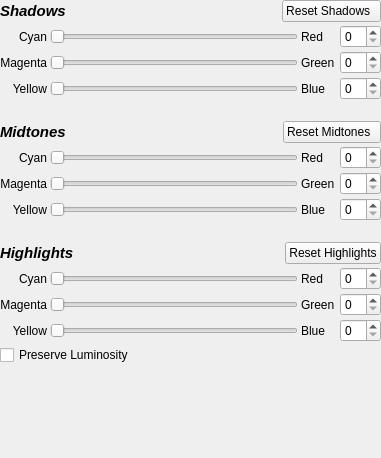
<?xml version="1.0" encoding="utf-8"?>
<ui version="4.0">
 <author>
    SPDX-FileCopyrightText: none
    SPDX-License-Identifier: GPL-3.0-or-later
  </author>
 <class>Form</class>
 <widget class="QWidget" name="Form">
  <property name="geometry">
   <rect>
    <x>0</x>
    <y>0</y>
    <width>381</width>
    <height>458</height>
   </rect>
  </property>
  <layout class="QVBoxLayout" name="verticalLayout">
   <property name="spacing">
    <number>3</number>
   </property>
   <property name="leftMargin">
    <number>0</number>
   </property>
   <property name="topMargin">
    <number>0</number>
   </property>
   <property name="rightMargin">
    <number>0</number>
   </property>
   <property name="bottomMargin">
    <number>0</number>
   </property>
   <item>
    <layout class="QHBoxLayout" name="horizontalLayout">
     <property name="topMargin">
      <number>0</number>
     </property>
     <item>
      <widget class="QLabel" name="label">
       <property name="sizePolicy">
        <sizepolicy hsizetype="Preferred" vsizetype="Preferred">
         <horstretch>0</horstretch>
         <verstretch>0</verstretch>
        </sizepolicy>
       </property>
       <property name="font">
        <font>
         <pointsize>11</pointsize>
         <weight>75</weight>
         <italic>true</italic>
         <bold>true</bold>
        </font>
       </property>
       <property name="text">
        <string>Shadows</string>
       </property>
      </widget>
     </item>
     <item>
      <spacer name="horizontalSpacer">
       <property name="orientation">
        <enum>Qt::Horizontal</enum>
       </property>
       <property name="sizeHint" stdset="0">
        <size>
         <width>40</width>
         <height>1</height>
        </size>
       </property>
      </spacer>
     </item>
     <item>
      <widget class="QPushButton" name="pushResetShadows">
       <property name="text">
        <string>Reset Shadows  </string>
       </property>
      </widget>
     </item>
    </layout>
   </item>
   <item>
    <layout class="QGridLayout" name="gridLayout">
     <property name="verticalSpacing">
      <number>3</number>
     </property>
     <item column="2" row="0">
      <widget class="QLabel" name="label_6">
       <property name="text">
        <string>Red    </string>
       </property>
      </widget>
     </item>
     <item column="0" row="1">
      <widget class="QLabel" name="label_4">
       <property name="text">
        <string>Magenta</string>
       </property>
       <property name="alignment">
        <set>Qt::AlignRight|Qt::AlignTrailing|Qt::AlignVCenter</set>
       </property>
      </widget>
     </item>
     <item column="1" row="2">
      <widget class="QSlider" name="yellowBlueShadowsSlider">
       <property name="orientation">
        <enum>Qt::Horizontal</enum>
       </property>
      </widget>
     </item>
     <item column="2" row="1">
      <widget class="QLabel" name="label_7">
       <property name="text">
        <string>Green</string>
       </property>
      </widget>
     </item>
     <item column="3" row="1">
      <widget class="KisIntParseSpinBox" name="magentaGreenShadowsSpinbox"/>
     </item>
     <item column="0" row="2">
      <widget class="QLabel" name="label_9">
       <property name="text">
        <string>Yellow</string>
       </property>
       <property name="alignment">
        <set>Qt::AlignRight|Qt::AlignTrailing|Qt::AlignVCenter</set>
       </property>
      </widget>
     </item>
     <item column="2" row="2">
      <widget class="QLabel" name="label_8">
       <property name="text">
        <string>Blue  </string>
       </property>
      </widget>
     </item>
     <item column="1" row="1">
      <widget class="QSlider" name="magentaGreenShadowsSlider">
       <property name="orientation">
        <enum>Qt::Horizontal</enum>
       </property>
      </widget>
     </item>
     <item column="0" row="0">
      <widget class="QLabel" name="label_5">
       <property name="text">
        <string>Cyan</string>
       </property>
       <property name="alignment">
        <set>Qt::AlignRight|Qt::AlignTrailing|Qt::AlignVCenter</set>
       </property>
      </widget>
     </item>
     <item column="1" row="0">
      <widget class="QSlider" name="cyanRedShadowsSlider">
       <property name="orientation">
        <enum>Qt::Horizontal</enum>
       </property>
      </widget>
     </item>
     <item column="3" row="2">
      <widget class="KisIntParseSpinBox" name="yellowBlueShadowsSpinbox"/>
     </item>
     <item column="3" row="0">
      <widget class="KisIntParseSpinBox" name="cyanRedShadowsSpinbox"/>
     </item>
    </layout>
   </item>
   <item>
    <layout class="QHBoxLayout" name="horizontalLayout_2">
     <property name="topMargin">
      <number>18</number>
     </property>
     <item>
      <widget class="QLabel" name="label_2">
       <property name="font">
        <font>
         <pointsize>11</pointsize>
         <weight>75</weight>
         <italic>true</italic>
         <bold>true</bold>
        </font>
       </property>
       <property name="text">
        <string>Midtones</string>
       </property>
      </widget>
     </item>
     <item>
      <spacer name="horizontalSpacer_2">
       <property name="orientation">
        <enum>Qt::Horizontal</enum>
       </property>
       <property name="sizeHint" stdset="0">
        <size>
         <width>40</width>
         <height>20</height>
        </size>
       </property>
      </spacer>
     </item>
     <item>
      <widget class="QPushButton" name="pushResetMidtones">
       <property name="text">
        <string>Reset Midtones  </string>
       </property>
      </widget>
     </item>
    </layout>
   </item>
   <item>
    <layout class="QGridLayout" name="gridLayout_2">
     <property name="verticalSpacing">
      <number>3</number>
     </property>
     <item column="3" row="0">
      <widget class="KisIntParseSpinBox" name="cyanRedMidtonesSpinbox"/>
     </item>
     <item column="3" row="2">
      <widget class="KisIntParseSpinBox" name="yellowBlueMidtonesSpinbox"/>
     </item>
     <item column="3" row="1">
      <widget class="KisIntParseSpinBox" name="magentaGreenMidtonesSpinbox"/>
     </item>
     <item column="1" row="0">
      <widget class="QSlider" name="cyanRedMidtonesSlider">
       <property name="orientation">
        <enum>Qt::Horizontal</enum>
       </property>
      </widget>
     </item>
     <item column="2" row="1">
      <widget class="QLabel" name="label_20">
       <property name="text">
        <string>Green</string>
       </property>
      </widget>
     </item>
     <item column="1" row="2">
      <widget class="QSlider" name="yellowBlueMidtonesSlider">
       <property name="orientation">
        <enum>Qt::Horizontal</enum>
       </property>
      </widget>
     </item>
     <item column="0" row="0">
      <widget class="QLabel" name="label_17">
       <property name="text">
        <string>Cyan</string>
       </property>
       <property name="alignment">
        <set>Qt::AlignRight|Qt::AlignTrailing|Qt::AlignVCenter</set>
       </property>
      </widget>
     </item>
     <item column="1" row="1">
      <widget class="QSlider" name="magentaGreenMidtonesSlider">
       <property name="orientation">
        <enum>Qt::Horizontal</enum>
       </property>
      </widget>
     </item>
     <item column="2" row="0">
      <widget class="QLabel" name="label_18">
       <property name="text">
        <string>Red    </string>
       </property>
      </widget>
     </item>
     <item column="0" row="1">
      <widget class="QLabel" name="label_19">
       <property name="text">
        <string>Magenta</string>
       </property>
       <property name="alignment">
        <set>Qt::AlignRight|Qt::AlignTrailing|Qt::AlignVCenter</set>
       </property>
      </widget>
     </item>
     <item column="0" row="2">
      <widget class="QLabel" name="label_21">
       <property name="text">
        <string>Yellow</string>
       </property>
       <property name="alignment">
        <set>Qt::AlignRight|Qt::AlignTrailing|Qt::AlignVCenter</set>
       </property>
      </widget>
     </item>
     <item column="2" row="2">
      <widget class="QLabel" name="label_22">
       <property name="text">
        <string>Blue  </string>
       </property>
      </widget>
     </item>
    </layout>
   </item>
   <item>
    <layout class="QHBoxLayout" name="horizontalLayout_3">
     <property name="topMargin">
      <number>18</number>
     </property>
     <item>
      <widget class="QLabel" name="label_16">
       <property name="font">
        <font>
         <pointsize>11</pointsize>
         <weight>75</weight>
         <italic>true</italic>
         <bold>true</bold>
        </font>
       </property>
       <property name="text">
        <string>Highlights</string>
       </property>
      </widget>
     </item>
     <item>
      <spacer name="horizontalSpacer_3">
       <property name="orientation">
        <enum>Qt::Horizontal</enum>
       </property>
       <property name="sizeHint" stdset="0">
        <size>
         <width>40</width>
         <height>20</height>
        </size>
       </property>
      </spacer>
     </item>
     <item>
      <widget class="QPushButton" name="pushResetHighlights">
       <property name="text">
        <string>Reset Highlights</string>
       </property>
      </widget>
     </item>
    </layout>
   </item>
   <item>
    <layout class="QGridLayout" name="gridLayout_3">
     <property name="topMargin">
      <number>0</number>
     </property>
     <property name="verticalSpacing">
      <number>3</number>
     </property>
     <item column="2" row="2">
      <widget class="QLabel" name="label_15">
       <property name="text">
        <string>Blue</string>
       </property>
      </widget>
     </item>
     <item column="3" row="0">
      <widget class="KisIntParseSpinBox" name="cyanRedHighlightsSpinbox"/>
     </item>
     <item colspan="2" column="0" row="3">
      <widget class="QCheckBox" name="chkPreserveLuminosity">
       <property name="text">
        <string>Preserve Luminosity</string>
       </property>
      </widget>
     </item>
     <item column="3" row="1">
      <widget class="KisIntParseSpinBox" name="magentaGreenHighlightsSpinbox"/>
     </item>
     <item column="0" row="0">
      <widget class="QLabel" name="label_10">
       <property name="text">
        <string>Cyan</string>
       </property>
       <property name="alignment">
        <set>Qt::AlignRight|Qt::AlignTrailing|Qt::AlignVCenter</set>
       </property>
      </widget>
     </item>
     <item column="0" row="2">
      <widget class="QLabel" name="label_14">
       <property name="text">
        <string>Yellow</string>
       </property>
       <property name="alignment">
        <set>Qt::AlignRight|Qt::AlignTrailing|Qt::AlignVCenter</set>
       </property>
      </widget>
     </item>
     <item column="1" row="1">
      <widget class="QSlider" name="magentaGreenHighlightsSlider">
       <property name="orientation">
        <enum>Qt::Horizontal</enum>
       </property>
      </widget>
     </item>
     <item column="2" row="0">
      <widget class="QLabel" name="label_11">
       <property name="text">
        <string>Red    </string>
       </property>
      </widget>
     </item>
     <item column="2" row="1">
      <widget class="QLabel" name="label_13">
       <property name="text">
        <string>Green</string>
       </property>
      </widget>
     </item>
     <item column="3" row="2">
      <widget class="KisIntParseSpinBox" name="yellowBlueHighlightsSpinbox"/>
     </item>
     <item column="1" row="0">
      <widget class="QSlider" name="cyanRedHighlightsSlider">
       <property name="orientation">
        <enum>Qt::Horizontal</enum>
       </property>
      </widget>
     </item>
     <item column="1" row="2">
      <widget class="QSlider" name="yellowBlueHighlightsSlider">
       <property name="orientation">
        <enum>Qt::Horizontal</enum>
       </property>
      </widget>
     </item>
     <item column="0" row="1">
      <widget class="QLabel" name="label_12">
       <property name="text">
        <string>Magenta</string>
       </property>
       <property name="alignment">
        <set>Qt::AlignRight|Qt::AlignTrailing|Qt::AlignVCenter</set>
       </property>
      </widget>
     </item>
    </layout>
   </item>
   <item>
    <spacer name="verticalSpacer">
     <property name="orientation">
      <enum>Qt::Vertical</enum>
     </property>
     <property name="sizeHint" stdset="0">
      <size>
       <width>20</width>
       <height>0</height>
      </size>
     </property>
    </spacer>
   </item>
  </layout>
 </widget>
 <customwidgets>
  <customwidget>
   <class>KisIntParseSpinBox</class>
   <extends>QSpinBox</extends>
   <header>kis_int_parse_spin_box.h</header>
  </customwidget>
 </customwidgets>
 <tabstops>
  <tabstop>cyanRedShadowsSpinbox</tabstop>
  <tabstop>magentaGreenShadowsSpinbox</tabstop>
  <tabstop>yellowBlueShadowsSpinbox</tabstop>
  <tabstop>cyanRedMidtonesSpinbox</tabstop>
  <tabstop>magentaGreenMidtonesSpinbox</tabstop>
  <tabstop>yellowBlueMidtonesSpinbox</tabstop>
  <tabstop>cyanRedHighlightsSpinbox</tabstop>
  <tabstop>magentaGreenHighlightsSpinbox</tabstop>
  <tabstop>yellowBlueHighlightsSpinbox</tabstop>
  <tabstop>chkPreserveLuminosity</tabstop>
  <tabstop>cyanRedShadowsSlider</tabstop>
  <tabstop>magentaGreenShadowsSlider</tabstop>
  <tabstop>yellowBlueShadowsSlider</tabstop>
  <tabstop>cyanRedMidtonesSlider</tabstop>
  <tabstop>magentaGreenMidtonesSlider</tabstop>
  <tabstop>yellowBlueMidtonesSlider</tabstop>
  <tabstop>cyanRedHighlightsSlider</tabstop>
  <tabstop>magentaGreenHighlightsSlider</tabstop>
  <tabstop>yellowBlueHighlightsSlider</tabstop>
  <tabstop>pushResetShadows</tabstop>
  <tabstop>pushResetMidtones</tabstop>
  <tabstop>pushResetHighlights</tabstop>
 </tabstops>
 <resources/>
 <connections>
  <connection>
   <sender>cyanRedShadowsSlider</sender>
   <signal>valueChanged(int)</signal>
   <receiver>cyanRedShadowsSpinbox</receiver>
   <slot>setValue(int)</slot>
   <hints>
    <hint type="sourcelabel">
     <x>173</x>
     <y>47</y>
    </hint>
    <hint type="destinationlabel">
     <x>351</x>
     <y>39</y>
    </hint>
   </hints>
  </connection>
  <connection>
   <sender>magentaGreenShadowsSlider</sender>
   <signal>valueChanged(int)</signal>
   <receiver>magentaGreenShadowsSpinbox</receiver>
   <slot>setValue(int)</slot>
   <hints>
    <hint type="sourcelabel">
     <x>173</x>
     <y>76</y>
    </hint>
    <hint type="destinationlabel">
     <x>351</x>
     <y>68</y>
    </hint>
   </hints>
  </connection>
  <connection>
   <sender>yellowBlueShadowsSlider</sender>
   <signal>valueChanged(int)</signal>
   <receiver>yellowBlueShadowsSpinbox</receiver>
   <slot>setValue(int)</slot>
   <hints>
    <hint type="sourcelabel">
     <x>175</x>
     <y>105</y>
    </hint>
    <hint type="destinationlabel">
     <x>351</x>
     <y>97</y>
    </hint>
   </hints>
  </connection>
  <connection>
   <sender>cyanRedMidtonesSlider</sender>
   <signal>valueChanged(int)</signal>
   <receiver>cyanRedMidtonesSpinbox</receiver>
   <slot>setValue(int)</slot>
   <hints>
    <hint type="sourcelabel">
     <x>173</x>
     <y>185</y>
    </hint>
    <hint type="destinationlabel">
     <x>351</x>
     <y>185</y>
    </hint>
   </hints>
  </connection>
  <connection>
   <sender>magentaGreenMidtonesSlider</sender>
   <signal>valueChanged(int)</signal>
   <receiver>magentaGreenMidtonesSpinbox</receiver>
   <slot>setValue(int)</slot>
   <hints>
    <hint type="sourcelabel">
     <x>173</x>
     <y>214</y>
    </hint>
    <hint type="destinationlabel">
     <x>351</x>
     <y>214</y>
    </hint>
   </hints>
  </connection>
  <connection>
   <sender>yellowBlueMidtonesSlider</sender>
   <signal>valueChanged(int)</signal>
   <receiver>yellowBlueMidtonesSpinbox</receiver>
   <slot>setValue(int)</slot>
   <hints>
    <hint type="sourcelabel">
     <x>175</x>
     <y>243</y>
    </hint>
    <hint type="destinationlabel">
     <x>351</x>
     <y>243</y>
    </hint>
   </hints>
  </connection>
  <connection>
   <sender>cyanRedHighlightsSlider</sender>
   <signal>valueChanged(int)</signal>
   <receiver>cyanRedHighlightsSpinbox</receiver>
   <slot>setValue(int)</slot>
   <hints>
    <hint type="sourcelabel">
     <x>173</x>
     <y>323</y>
    </hint>
    <hint type="destinationlabel">
     <x>351</x>
     <y>323</y>
    </hint>
   </hints>
  </connection>
  <connection>
   <sender>magentaGreenHighlightsSlider</sender>
   <signal>valueChanged(int)</signal>
   <receiver>magentaGreenHighlightsSpinbox</receiver>
   <slot>setValue(int)</slot>
   <hints>
    <hint type="sourcelabel">
     <x>173</x>
     <y>352</y>
    </hint>
    <hint type="destinationlabel">
     <x>351</x>
     <y>352</y>
    </hint>
   </hints>
  </connection>
  <connection>
   <sender>yellowBlueHighlightsSlider</sender>
   <signal>valueChanged(int)</signal>
   <receiver>yellowBlueHighlightsSpinbox</receiver>
   <slot>setValue(int)</slot>
   <hints>
    <hint type="sourcelabel">
     <x>175</x>
     <y>381</y>
    </hint>
    <hint type="destinationlabel">
     <x>351</x>
     <y>381</y>
    </hint>
   </hints>
  </connection>
  <connection>
   <sender>cyanRedMidtonesSpinbox</sender>
   <signal>valueChanged(int)</signal>
   <receiver>cyanRedMidtonesSlider</receiver>
   <slot>setValue(int)</slot>
   <hints>
    <hint type="sourcelabel">
     <x>351</x>
     <y>185</y>
    </hint>
    <hint type="destinationlabel">
     <x>173</x>
     <y>185</y>
    </hint>
   </hints>
  </connection>
  <connection>
   <sender>magentaGreenMidtonesSpinbox</sender>
   <signal>valueChanged(int)</signal>
   <receiver>magentaGreenMidtonesSlider</receiver>
   <slot>setValue(int)</slot>
   <hints>
    <hint type="sourcelabel">
     <x>351</x>
     <y>214</y>
    </hint>
    <hint type="destinationlabel">
     <x>173</x>
     <y>214</y>
    </hint>
   </hints>
  </connection>
  <connection>
   <sender>yellowBlueMidtonesSpinbox</sender>
   <signal>valueChanged(int)</signal>
   <receiver>yellowBlueMidtonesSlider</receiver>
   <slot>setValue(int)</slot>
   <hints>
    <hint type="sourcelabel">
     <x>351</x>
     <y>243</y>
    </hint>
    <hint type="destinationlabel">
     <x>175</x>
     <y>243</y>
    </hint>
   </hints>
  </connection>
  <connection>
   <sender>yellowBlueShadowsSpinbox</sender>
   <signal>valueChanged(int)</signal>
   <receiver>yellowBlueShadowsSlider</receiver>
   <slot>setValue(int)</slot>
   <hints>
    <hint type="sourcelabel">
     <x>351</x>
     <y>97</y>
    </hint>
    <hint type="destinationlabel">
     <x>175</x>
     <y>103</y>
    </hint>
   </hints>
  </connection>
  <connection>
   <sender>magentaGreenShadowsSpinbox</sender>
   <signal>valueChanged(int)</signal>
   <receiver>magentaGreenShadowsSlider</receiver>
   <slot>setValue(int)</slot>
   <hints>
    <hint type="sourcelabel">
     <x>351</x>
     <y>68</y>
    </hint>
    <hint type="destinationlabel">
     <x>173</x>
     <y>74</y>
    </hint>
   </hints>
  </connection>
  <connection>
   <sender>cyanRedShadowsSpinbox</sender>
   <signal>valueChanged(int)</signal>
   <receiver>cyanRedShadowsSlider</receiver>
   <slot>setValue(int)</slot>
   <hints>
    <hint type="sourcelabel">
     <x>351</x>
     <y>39</y>
    </hint>
    <hint type="destinationlabel">
     <x>173</x>
     <y>46</y>
    </hint>
   </hints>
  </connection>
  <connection>
   <sender>cyanRedHighlightsSpinbox</sender>
   <signal>valueChanged(int)</signal>
   <receiver>cyanRedHighlightsSlider</receiver>
   <slot>setValue(int)</slot>
   <hints>
    <hint type="sourcelabel">
     <x>351</x>
     <y>323</y>
    </hint>
    <hint type="destinationlabel">
     <x>173</x>
     <y>323</y>
    </hint>
   </hints>
  </connection>
  <connection>
   <sender>magentaGreenHighlightsSpinbox</sender>
   <signal>valueChanged(int)</signal>
   <receiver>magentaGreenHighlightsSlider</receiver>
   <slot>setValue(int)</slot>
   <hints>
    <hint type="sourcelabel">
     <x>351</x>
     <y>352</y>
    </hint>
    <hint type="destinationlabel">
     <x>173</x>
     <y>352</y>
    </hint>
   </hints>
  </connection>
  <connection>
   <sender>yellowBlueHighlightsSpinbox</sender>
   <signal>valueChanged(int)</signal>
   <receiver>yellowBlueHighlightsSlider</receiver>
   <slot>setValue(int)</slot>
   <hints>
    <hint type="sourcelabel">
     <x>351</x>
     <y>381</y>
    </hint>
    <hint type="destinationlabel">
     <x>175</x>
     <y>381</y>
    </hint>
   </hints>
  </connection>
 </connections>
</ui>
